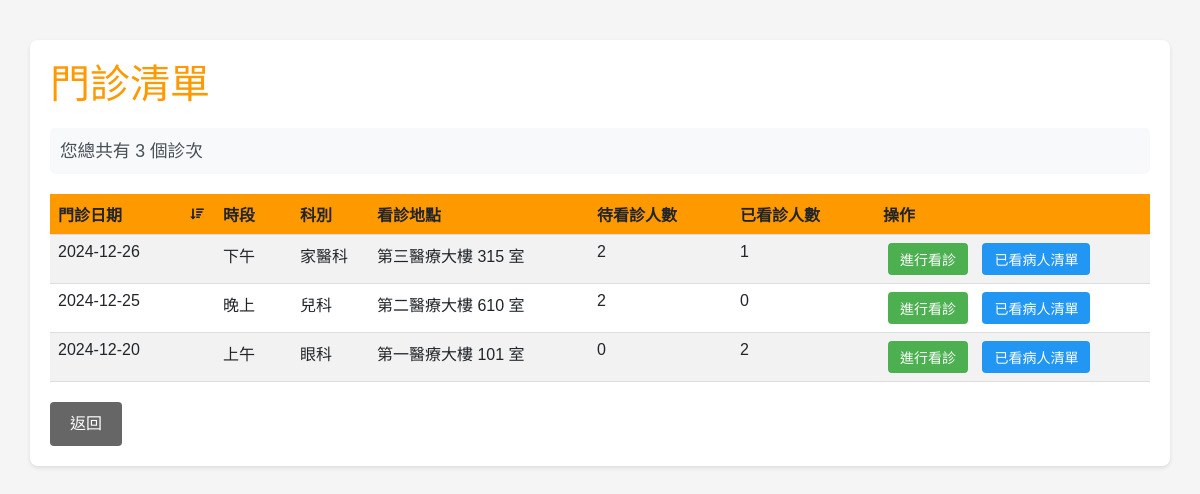
The page /php/doctor/clinic_list.php (signed in) on the database its author committed.
### tables this page shows
CREATE TABLE `clinic` (
  `clinic_id` char(7) NOT NULL,
  `clinic_date` date NOT NULL,
  `period` enum('morning','afternoon','evening') NOT NULL,
  `department_id` char(7) NOT NULL,
  `location` varchar(100) DEFAULT NULL,
  `doctor_id` char(7) NOT NULL
);

CREATE TABLE `department` (
  `department_id` char(7) NOT NULL,
  `department_name` varchar(50) NOT NULL
);

### php/doctor/clinic_list.php (the view, shortened to what this page needs)
<?php
require_once '../common/db_conn.php';
try {
    $total_clinics_stmt = $db->prepare("SELECT f_get_doctor_clinic_count(?) as total_clinics");
    $total_clinics_stmt->execute([$_SESSION['user_id']]);
    $total_clinics = $total_clinics_stmt->fetch()['total_clinics'];
    $stmt = $db->prepare("
        SELECT c.clinic_id, c.clinic_date, c.period, c.location,
               d.department_name,
               COUNT(DISTINCT a.appointment_id) as appointment_count,
               COUNT(DISTINCT mr.record_id) as treated_count
        FROM clinic c
        JOIN department d ON c.department_id = d.department_id
        LEFT JOIN appointment a ON c.clinic_id = a.clinic_id
        LEFT JOIN medical_record mr ON c.clinic_id = mr.clinic_id
        WHERE c.doctor_id = ?
        GROUP BY c.clinic_id
        ORDER BY c.clinic_date DESC,
                 FIELD(c.period, 'morning', 'afternoon', 'evening')
    ");
    $stmt->execute([$_SESSION['user_id']]);
    $clinics = $stmt->fetchAll();
} catch (PDOException $e) {
    $error_message = "系統錯誤，請稍後再試";
}
function getPeriodText($period) {
    switch ($period) {
        case 'morning':
            return '上午';
        case 'afternoon':
            return '下午';
        case 'evening':
            return '晚上';
    }
}
?>
<!DOCTYPE html>
<html lang="zh-Hant">
<head>
    <link href="https://cdn.jsdelivr.net/npm/bootstrap@5.3.0-alpha1/dist/css/bootstrap.min.css" rel="stylesheet">
    <link href="https://cdn.jsdelivr.net/npm/boxicons@2.1.2/css/boxicons.min.css" rel="stylesheet">
    <link rel="stylesheet" href="./asset/clinic_list.css">
</head>
<body>
    <div class="container">
        <h1>門診清單</h1>
        <div class="clinic-summary">
            <p>您總共有 <?php echo htmlspecialchars($total_clinics); ?> 個診次</p>
        </div>
        <?php if (empty($clinics)): ?>
            <div class="empty-message">目前沒有門診記錄</div>
        <?php else: ?>
            <table class="table table-striped">
                <thead>
                    <tr>
                        <th data-sort="clinic_date">門診日期</th>
                        <th data-sort="period">時段</th>
                        <th data-sort="department_name">科別</th>
                        <th data-sort="location">看診地點</th>
                        <th data-sort="appointment_count">待看診人數</th>
                        <th data-sort="treated_count">已看診人數</th>
                        <th>操作</th>
                    </tr>
                </thead>
                <tbody>
                    <?php foreach ($clinics as $clinic): ?>
                        <tr>
                            <td><?php echo htmlspecialchars($clinic['clinic_date']); ?></td>
                            <td><?php echo htmlspecialchars(getPeriodText($clinic['period'])); ?></td>
                            <td><?php echo htmlspecialchars($clinic['department_name']); ?></td>
                            <td><?php echo htmlspecialchars($clinic['location']); ?></td>
                            <td><?php echo htmlspecialchars($clinic['appointment_count']); ?></td>
                            <td><?php echo htmlspecialchars($clinic['treated_count']); ?></td>
                            <td>
                                <a href="patient_consult.php?clinic_id=<?php echo urlencode($clinic['clinic_id']); ?>" class="action-btn consult-btn">進行看診</a>
                                <a href="patient_list.php?clinic_id=<?php echo urlencode($clinic['clinic_id']); ?>" class="action-btn list-btn">已看病人清單</a>
                            </td>
                        </tr>
                    <?php endforeach; ?>
                </tbody>
            </table>
        <?php endif; ?>
        <div class="button-group">
            <a href="doctor_dashboard.php" class="back-btn">返回</a>
        </div>
    </div>
</body>
</html>

### php/common/db_conn.php (shortened to what this page needs)
<html>
<head>
</head>
<body>
</body>
</html>

### php/doctor/asset/clinic_list.css (style rules this page uses)
body { font-family: Arial, sans-serif; max-width: 1200px; margin: 20px auto; padding: 20px; background-color: #f5f5f5; }
.container { background: white; padding: 20px; border-radius: 8px; box-shadow: 0 2px 4px rgba(0, 0, 0, 0.1); }
h1 { color: #ff9900; margin-bottom: 20px; }
table { width: 100%; border-collapse: collapse; margin-top: 20px; }
th, td { padding: 12px; text-align: left; border-bottom: 1px solid #ddd; }
th { background: #ff9900 !important; color: white; cursor: pointer; position: relative; padding-right: 30px; }
th:nth-child(1), td:nth-child(1) { width: 15%; }
th:nth-child(2), td:nth-child(2) { width: 7%; }
th:nth-child(3), td:nth-child(3) { width: 7%; }
th:nth-child(4), td:nth-child(4) { width: 20%; }
th:nth-child(5), td:nth-child(5) { width: 13%; }
th:nth-child(6), td:nth-child(6) { width: 13%; }
th:nth-child(7), td:nth-child(7) { width: 25%; }
.button-group { margin-top: 20px; }
.back-btn { padding: 10px 20px; background-color: #666; color: white; border: none; border-radius: 4px; cursor: pointer; text-decoration: none; display: inline-block; }
.action-btn { padding: 6px 12px; border: none; border-radius: 4px; color: white; text-decoration: none; margin: 0 5px; display: inline-block; font-size: 14px; }
.consult-btn { background-color: #4CAF50; }
.list-btn { background-color: #2196F3; }
.clinic-summary { margin: 20px 0; padding: 10px; background-color: #f8f9fa; border-radius: 5px; }
.clinic-summary p { margin: 0; color: #495057; font-size: 1.1em; }

### rows shown on the page
clinic: clinic_date "2024-12-26", period "下午", department.department_name "家醫科", location "第三醫療大樓 315 室", appointment_count "2", treated_count "1"
clinic: clinic_date "2024-12-25", period "晚上", department.department_name "兒科", location "第二醫療大樓 610 室", appointment_count "2", treated_count "0"
clinic: clinic_date "2024-12-20", period "上午", department.department_name "眼科", location "第一醫療大樓 101 室", appointment_count "0", treated_count "2"

### other values the page prints
$total_clinics "3"
